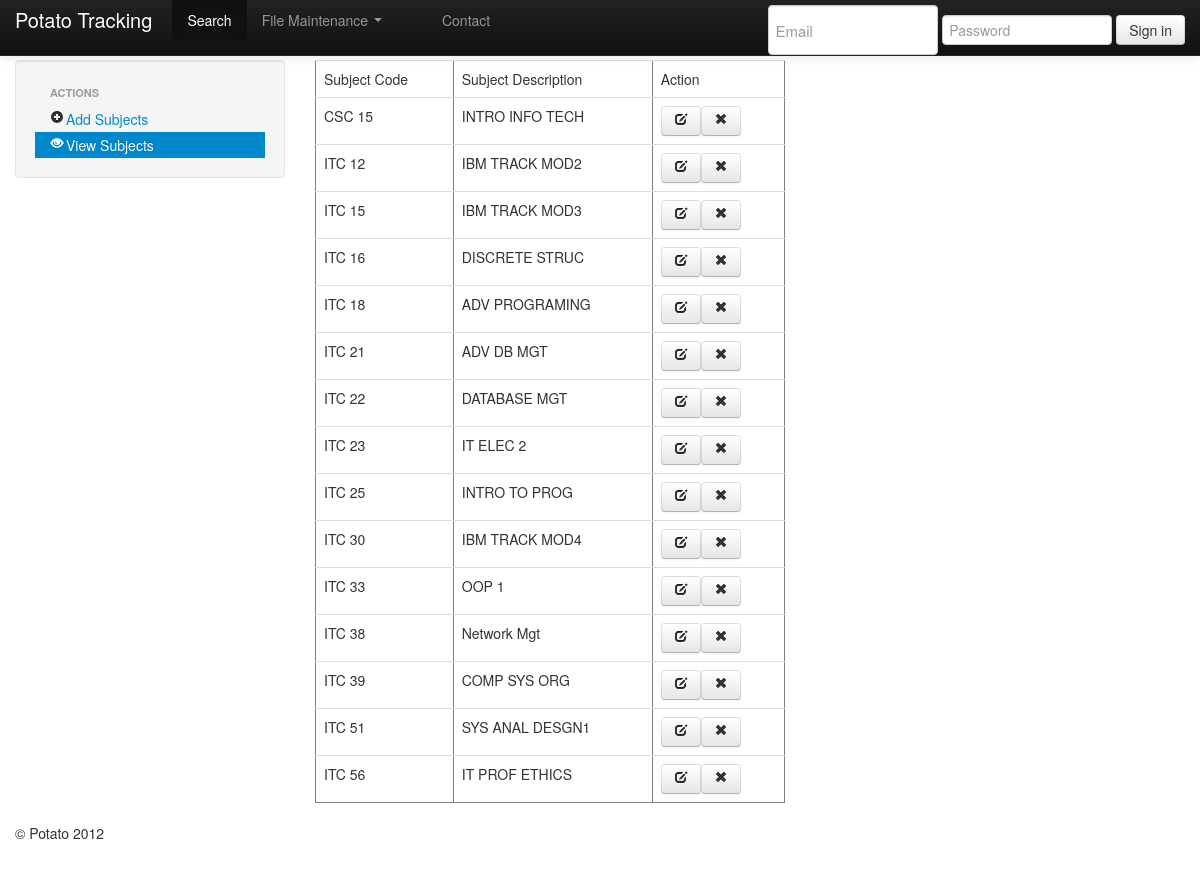
Screenshot of /admin/subjects.php with the database file from the repository.
### tables this page shows
CREATE TABLE IF NOT EXISTS `subjects` (
  `id` varchar(10) NOT NULL,
  `subjectdesc` varchar(60) DEFAULT NULL,
  PRIMARY KEY (`id`)
);

### admin/subjects.php (the view, shortened to what this page needs)
        <?php include("header.php");?>
<div class="row">
             <div class="span3">
          <div class="well sidebar-nav">
            <ul class="nav nav-list">
              <li class="nav-header">Actions</li>
              <li><a href="addsubjects.php"><i class=" icon-plus-sign"></i>Add Subjects</a></li>
              <li class="active"><a href="subjects.php"><i class="icon-eye-open"></i>View Subjects</a></li>
            </ul>
          </div>
        </div>
               <div class="span5">
               <?php
                        $rSubjects=@mysql_query("select * from subjects");
                                echo "<table class='table' border='1'>";
                                echo "<tr>";
                                echo "<td>Subject Code </td>";
                                echo "<td>Subject Description </td>";
                         		echo "<td>Action</td>";
                                echo "</tr>";
                                while($row=mysql_fetch_array($rSubjects))
                                {
                                echo "<tr>";
                                echo "<td>$row[0]</td>";
                                echo "<td>$row[1]</td>";
                               	echo "<td><a class='btn' href='editsubjects.php?id=$row[0]'><i class='icon-edit'></i></button></a><a class='btn' href='process=?id=$row[0]'><i class='icon-remove'></i></a></td>";
                                echo "</tr>";
                        }
                                        echo "</table>";
        ?>
            	</div>
     <?php include("footer.php");?>

### admin/header.php (style rules this page uses)
body { padding-top: 60px; padding-bottom: 40px; }

### rows the page displays
subjects: id "CSC 15", subjectdesc "INTRO INFO TECH"
subjects: id "ITC 12", subjectdesc "IBM TRACK MOD2"
subjects: id "ITC 15", subjectdesc "IBM TRACK MOD3"
subjects: id "ITC 16", subjectdesc "DISCRETE STRUC"
subjects: id "ITC 18", subjectdesc "ADV PROGRAMING"
subjects: id "ITC 21", subjectdesc "ADV DB MGT"
subjects: id "ITC 22", subjectdesc "DATABASE MGT"
subjects: id "ITC 23", subjectdesc "IT ELEC 2"
subjects: id "ITC 25", subjectdesc "INTRO TO PROG"
subjects: id "ITC 30", subjectdesc "IBM TRACK MOD4"
subjects: id "ITC 33", subjectdesc "OOP 1"
subjects: id "ITC 38", subjectdesc "Network Mgt"
subjects: id "ITC 39", subjectdesc "COMP SYS ORG"
subjects: id "ITC 51", subjectdesc "SYS ANAL DESGN1"
subjects: id "ITC 56", subjectdesc "IT PROF ETHICS"
